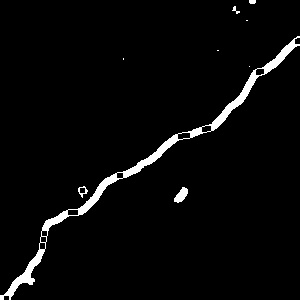
#> input picture Contours/3.jpg, 300 x 300 px, found by its file name
$ python algorithmWithVariableParameters.py   (older library calls are emulated)
#> lines starting #> are read from the running program, lines starting #| are printed output that depends on the picture; after the words box and inside, x2 and y2 are one past the last pixel; in counts of white or black regions, pixels touching at a corner belong together; long printed decimals are rounded
import cv2
import math
import numpy as np
import scipy.ndimage

def orientated_non_max_suppression(mag, ang):
    ang_quant = np.round(ang / (np.pi/4)) % 4
    winE = np.array([[0, 0, 0],[1, 1, 1], [0, 0, 0]])
    winSE = np.array([[1, 0, 0], [0, 1, 0], [0, 0, 1]])
    winS = np.array([[0, 1, 0], [0, 1, 0], [0, 1, 0]])
    winSW = np.array([[0, 0, 1], [0, 1, 0], [1, 0, 0]])

    magE = non_max_suppression(mag, winE)
    magSE = non_max_suppression(mag, winSE)
    magS = non_max_suppression(mag, winS)
    magSW = non_max_suppression(mag, winSW)

    mag[ang_quant == 0] = magE[ang_quant == 0]
    mag[ang_quant == 1] = magSE[ang_quant == 1]
    mag[ang_quant == 2] = magS[ang_quant == 2]
    mag[ang_quant == 3] = magSW[ang_quant == 3]
    return mag

def non_max_suppression(data, win):
    data_max = scipy.ndimage.filters.maximum_filter(data, footprint=win, mode='constant')
    data_max[data != data_max] = 0
    return data_max

# start calulcation
count_white = 0
input_img = cv2.imread('3.jpg')
#> input_img is the input picture: shape (300, 300, 3); min 0, max 255, mean 8.3
gray_image = cv2.imread(r'3.jpg', 0)
#> gray_image: shape (300, 300); min 0, max 255, mean 8.3


with_nmsup = True #apply non-maximal suppression
fudgefactor = 1 #with this threshold you can play a little bit
sigma = 21 #for Gaussian Kernel
kernel = 2*math.ceil(2*sigma)+1 #Kernel size

gray_image = gray_image/255.0
blur = cv2.GaussianBlur(gray_image, (kernel, kernel), sigma)
gray_image = cv2.subtract(gray_image, blur)
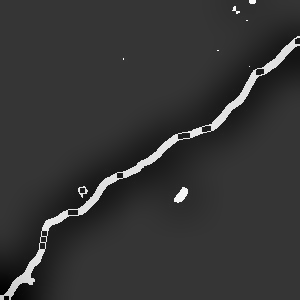
#> gray_image: shape (300, 300) float64; min -0.268, max 0.999, mean -5.64e-05; drawn with min black and max white

# compute sobel response
sobelx = cv2.Sobel(gray_image, cv2.CV_64F, 1, 0, ksize=31)
sobely = cv2.Sobel(gray_image, cv2.CV_64F, 0, 1, ksize=31)
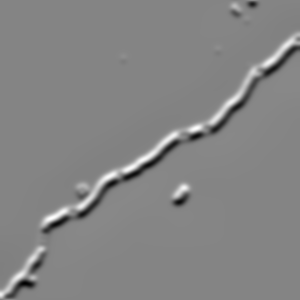
#> sobely: shape (300, 300) float64; min -8.18e+16, max 7.51e+16, mean -4.3e+13; drawn with min black and max white
mag = np.hypot(sobelx, sobely)
ang = np.arctan2(sobely, sobelx)
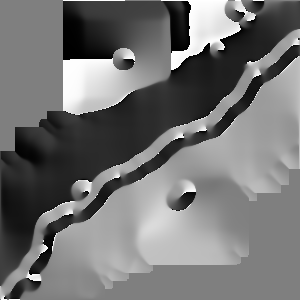
#> ang: shape (300, 300) float64; min -3.14, max 3.14, mean -0.292; drawn with min black and max white

# threshold
threshold = 4 * fudgefactor * np.mean(mag)
#> threshold = 1.9e+16
mag[mag < threshold] = 0

#either get edges directly
if with_nmsup is False:
    mag = cv2.normalize(mag, 0, 255, cv2.NORM_MINMAX)
    kernel = np.ones((5,5),np.uint8)
    result = cv2.morphologyEx(mag, cv2.MORPH_CLOSE, kernel)
    cv2.imshow('im', result)
    cv2.imshow('Input',input_img)
    cv2.waitKey()

#or apply a non-maximal suppression
else:
    # non-maximal suppression
    mag = orientated_non_max_suppression(mag, ang)
#> in orientated_non_max_suppression, `ang_quant = np.round(ang / (np.pi/4)) % 4`:
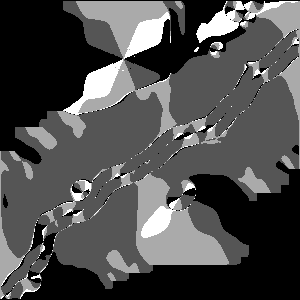
#> ang_quant: shape (300, 300) float64; min 0, max 3, mean 0.915; drawn with min black and max white
#> in non_max_suppression, `data_max[data != data_max] = 0`: data_max: shape (300, 300) float64; min 0, max 8.31e+16, mean 5.18e+14
#> in non_max_suppression (call 2), `data_max[data != data_max] = 0`: data_max: shape (300, 300) float64; min 0, max 8.31e+16, mean 9.59e+14
#> in non_max_suppression (call 3), `data_max[data != data_max] = 0`: data_max: shape (300, 300) float64; min 0, max 8.31e+16, mean 5.26e+14
#> in non_max_suppression (call 4), `data_max[data != data_max] = 0`:
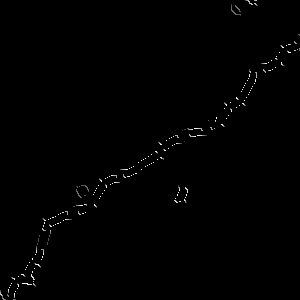
#> data_max: shape (300, 300) float64; min 0, max 8.31e+16, mean 4.09e+14; drawn with min black and max white
    # create mask
    mag[mag > 0] = 255
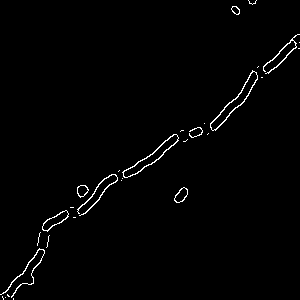
#> mag: shape (300, 300) float64; 1.3% white in thin lines or dots
    mag = mag.astype(np.uint8)
#> mag: shape (300, 300); 1.3% white in thin lines or dots
    kernel = np.ones((5,5),np.uint8)
    result = cv2.morphologyEx(mag, cv2.MORPH_CLOSE, kernel)
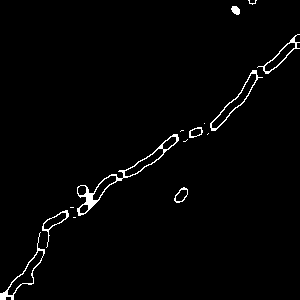
#> result: shape (300, 300); 1.8% white in thin lines or dots


#    #TRYING FLOODFILL
#    th, im_th = cv2.threshold(gray_image, 220, 255, cv2.THRESH_BINARY_INV);
#    h, w = im_th.shape[:2]
#    mask = np.zeros((h+2, w+2), np.uint8)
#
#    cv2.floodFill(result, mask, (0,0), 255);
#    im_floodfill_inv = cv2.bitwise_not(result)
#    new = cv2.bitwise_and(result,im_floodfill_inv)
##    new = im_th+im_floodfill_inv
##    im_out = cv2.add(im_th,im_floodfill_inv)
##    im_out = im_th | im_floodfill_inv
#
##    cv2.imshow("Thresholded Image", im_th);
#    cv2.imshow("Floodfilled Image", result);
#    cv2.imshow("Inverted Floodfilled Image", im_floodfill_inv);
#    cv2.imshow("Foreground", new);
#    # FLOODFILL END


    #result = cv2.erode(result, result, kernel)
    cv2.imshow('im', result)
    count_black = np.sum(result==0)
#> count_black = 88391
    count_white = np.sum(result == 255)
#> count_white = 1609
    print('Number of white pixels : ', count_white)
#| Number of white pixels :  1609
    print('Number of black pixels : ', count_black)
#| Number of black pixels :  88391
    total_pixels = count_black + count_white
#> total_pixels = 90000
    crack_ratio = count_white / total_pixels
#> crack_ratio = 0.0179
    crack_intensity = crack_ratio * 100
#> crack_intensity = 1.79
    print('Crack Intensity is :', crack_intensity)
#| Crack Intensity is : 1.788
    cv2.imshow('Input',input_img)
    cv2.waitKey()

$ run again, with Contours/1.jpg copied over Contours/3.jpg
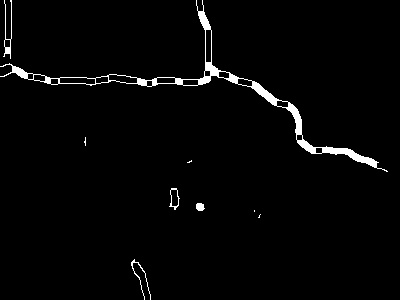
#> input picture Contours/1.jpg, 400 x 300 px, found by its file name
#> input_img is the input picture: shape (300, 400, 3); min 0, max 255, mean 5.8
#> `ang = np.arctan2(sobely, sobelx)`:
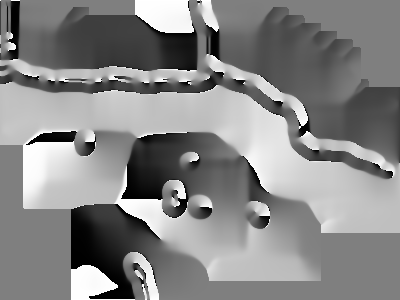
#> ang: shape (300, 400) float64; min -3.14, max 3.14, mean 0.174; drawn with min black and max white
#> threshold = 1.35e+16
#> `result = cv2.morphologyEx(mag, cv2.MORPH_CLOSE, kernel)`:
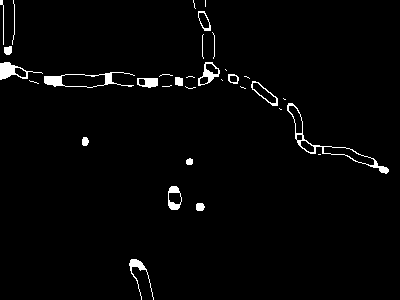
#> result: shape (300, 400); 2.2% white; 33 white regions (14 under 20 px), largest, box (x1, y1, x2, y2) and area: (287, 103, 389, 174) 440, (44, 72, 135, 88) 394, (0, 62, 43, 80) 283
#> count_black = 117416
#> count_white = 2584
#| Number of white pixels :  2584
#| Number of black pixels :  117416
#> total_pixels = 120000
#> crack_ratio = 0.0215
#> crack_intensity = 2.15
#| Crack Intensity is : 2.153

$ run again, with Contours/10.jpg copied over Contours/3.jpg
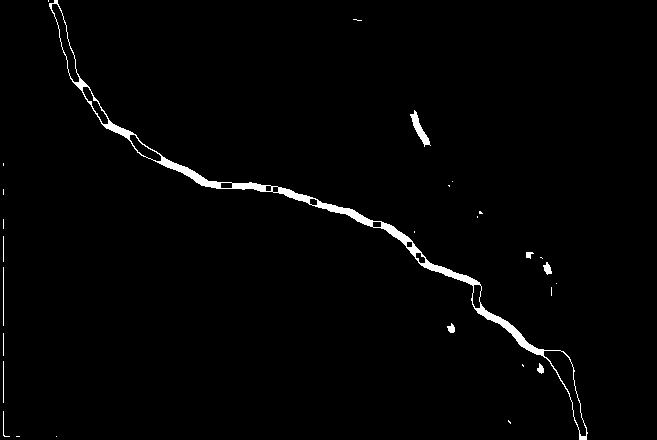
#> input picture Contours/10.jpg, 657 x 440 px, found by its file name
#> input_img is the input picture: shape (440, 657, 3); min 0, max 255, mean 4
#> `ang = np.arctan2(sobely, sobelx)`:
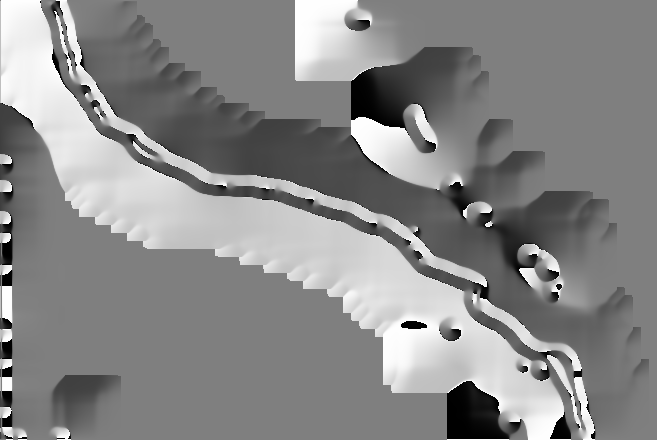
#> ang: shape (440, 657) float64; min -3.14, max 3.14, mean 0.218; drawn with min black and max white
#> threshold = 9.52e+15
#> `result = cv2.morphologyEx(mag, cv2.MORPH_CLOSE, kernel)`:
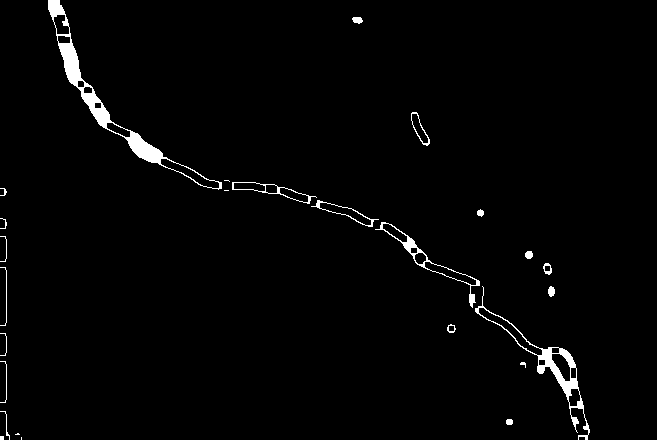
#> result: shape (440, 657); 1.9% white; 26 white regions (6 under 20 px), largest, box (x1, y1, x2, y2) and area: (48, 0, 222, 190) 2344, (475, 286, 590, 440) 1299, (375, 222, 480, 308) 540
#> count_black = 283699
#> count_white = 5381
#| Number of white pixels :  5381
#| Number of black pixels :  283699
#> total_pixels = 289080
#> crack_ratio = 0.0186
#> crack_intensity = 1.86
#| Crack Intensity is : 1.861

$ run again, with Contours/2.jpg copied over Contours/3.jpg
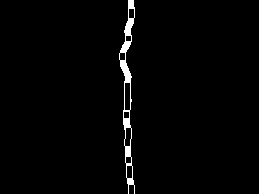
#> input picture Contours/2.jpg, 259 x 194 px, found by its file name
#> input_img is the input picture: shape (194, 259, 3); min 0, max 255, mean 4.3
#> threshold = 1.05e+16
#> `result = cv2.morphologyEx(mag, cv2.MORPH_CLOSE, kernel)`:
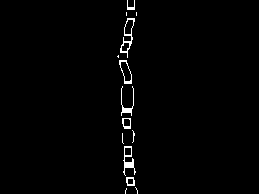
#> result: shape (194, 259); 1.3% white in thin lines or dots, all inside (x1, y1, x2, y2) = (117, 0, 138, 194)
#> count_black = 49587
#> count_white = 659
#| Number of white pixels :  659
#| Number of black pixels :  49587
#> total_pixels = 50246
#> crack_ratio = 0.0131
#> crack_intensity = 1.31
#| Crack Intensity is : 1.312
